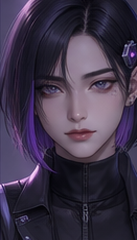
#> input picture apps/mobile/assets/characters/sera.png, 137 x 240 px
$ python -i slice-character-expressions.py   (imports and definitions only)
#> lines starting #> are read from the running program, lines starting #| are printed output that depends on the picture
#> further down, picture is the input picture: PIL image 137x240 RGB; mean R, G, B 62.1, 52.5, 72.5
#!/usr/bin/env python3
"""신규 캐릭터 상반신 표정 세트(1999×668, 캐릭터 블록 5열 × 2행)에서 신규 10인의 Unity 아틀라스와 앱 초상을 만든다.

2026-11-12: 신규 10인은 출시 예정(coming-soon)으로 보류해 생성물을 저장소에서 지웠다. 출시할 때 이 스크립트를 돌리고
packages/shared-types/src/character.ts 의 availability 를 available 로 바꾼다.

블록 하나 = 이름 + 큰 상반신 1장 + 표정 상반신 8칸(윗줄 기본·미소·활짝 웃음·놀람, 아랫줄 화남·슬픔·당황·윙크).
표정 칸(테두리 안쪽 약 48×73)은 가로를 137 로 키워(약 2.9배) 상반신 전체를 넣고 위아래 짧은 띠는 어둡게 블러한 배경으로 채운다. 시트가
저해상도라 흐리다. 원본 해상도 시트가 오면 CELL/BUST 좌표만 다시 재고 돌린다.

표정 8칸 → SpriteExpression 10칸 매핑 (apps/avatar-unity/Assets/Murmur/Scripts/SpriteExpression.cs 순서):
  neutral←기본, softSmile←미소, smile←미소, bigSmile←활짝 웃음, serious←기본, surprised←놀람,
  flustered←당황, worried←슬픔, sad←슬픔, angry←화남. 윙크는 쓰지 않는다(분류기에 칸이 없다).

출력:
  apps/avatar-unity/Assets/Murmur/Resources/Characters/<id>.png  1024×512 아틀라스(137×240 셀 5×2) + 없으면 .meta
  apps/mobile/assets/characters/<id>.png                          137×240 초상(블록의 큰 상반신)
사용: python3 scripts/slice-character-expressions.py ~/Downloads/murmur_character_expressions_1112.png [--debug overlay.png]
"""
import argparse, os, re, uuid
from PIL import Image, ImageDraw, ImageFilter

# 블록 순서 (왼쪽 위 → 오른쪽, 그다음 아랫줄). packages/shared-types/src/character.ts 의 id 와 같다.
CHARACTER_IDS = [
    ["lee-junseo", "kai", "ha-jun", "noah", "jeon-yuhyeon"],
    ["yoon-arin", "ciel", "do-hayeon", "ji-yuna", "moka"],
]
SHEET_SIZE = (1999, 668)
BLOCK_X = [87, 468, 854, 1241, 1622]   # 블록 왼쪽 테두리
BLOCK_Y = [61, 350]                     # 블록 위 테두리
# 블록 왼쪽 위 기준 상대 좌표
BUST = (3, 49, 124, 273)                # 큰 상반신 (x0, y0, x1, y1). 오른쪽 칸 영역이 섞이지 않게 124 까지
CELL_X = [131, 195, 258, 322]           # 표정 칸 테두리 왼쪽
CELL_Y = [34, 149]                      # 표정 칸 테두리 위 (윗줄, 아랫줄)
CELL_W, CELL_H = 60, 83                 # 테두리 포함 칸 크기
INSET_X, INSET_Y = 6, 5                 # 테두리 선이 섞이지 않게 안쪽만 쓴다 (블록마다 격자가 ±4px 어긋나도 선이 안 들어오게 넉넉히)
BAND_DARK = 0.4                         # 위아래 띠 밝기 배율 (Unity 밤 배경에 가깝게)
FEATHER = 8                             # 상반신 위아래를 띠로 녹이는 픽셀 수
# 블록마다 칸 격자가 몇 px 씩 어긋나 있다. 칸 8개의 가장자리에 테두리 선(밝은 열/행)이 가장 덜 들어오는 (dx, dy) 를 ±8 범위에서 찾은 값.
BLOCK_OFFSETS = {
    "lee-junseo": (-4, 0), "kai": (-5, -5), "ha-jun": (-6, -2), "noah": (-1, 2), "jeon-yuhyeon": (-6, 1),
    "yoon-arin": (-2, -1), "ciel": (-7, 5), "do-hayeon": (-1, -6), "ji-yuna": (-5, 5), "moka": (-8, -3),
}
SHEET_CELLS = ["neutral", "softSmile", "bigSmile", "surprised", "angry", "sad", "flustered", "wink"]
ATLAS_ORDER = [  # SpriteExpression 순서대로 시트 칸 이름
    "neutral", "softSmile", "softSmile", "bigSmile", "neutral",
    "surprised", "flustered", "sad", "sad", "angry",
]
OUT_W, OUT_H = 137, 240
ATLAS_W, ATLAS_H, ATLAS_COLS = 1024, 512, 5
HERE = os.path.dirname(os.path.abspath(__file__))
ATLAS_DIR = os.path.join(HERE, "..", "apps/avatar-unity/Assets/Murmur/Resources/Characters")
PORTRAIT_DIR = os.path.join(HERE, "..", "apps/mobile/assets/characters")


def fit_cell(img):
    """표정 칸(약 48×73) → 137×240. 가로를 137 로 맞춰 상반신이 잘리지 않게 하고(높이 약 198), 위아래 남는 띠는 같은 칸을
    꽉 채우게 키워 블러·어둡게 한 배경으로 채운다. 얼굴 띠의 위아래 가장자리는 FEATHER px 에 걸쳐 배경으로 녹인다."""
    w, h = img.size
#> w = 137; h = 240
    body_h = round(h * OUT_W / w)
#> body_h = 240
    body = img.resize((OUT_W, body_h), Image.LANCZOS)
    backdrop = img.resize((OUT_W, OUT_H), Image.LANCZOS).filter(ImageFilter.GaussianBlur(12))
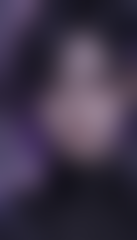
#> backdrop: PIL image 137x240 RGB; mean R, G, B 62.1, 52.6, 72.6
    canvas = backdrop.point(lambda v: int(v * BAND_DARK))
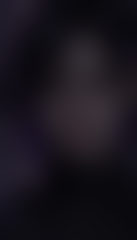
#> canvas: PIL image 137x240 RGB; mean R, G, B 24.4, 20.6, 28.6
    top = (OUT_H - body_h) // 2
#> top = 0
    mask = Image.new("L", (OUT_W, body_h), 255)
#> mask: PIL image 137x240 L; every value is 255
    for y in range(FEATHER):
        a = int(255 * (y + 1) / (FEATHER + 1))
        mask.paste(a, (0, y, OUT_W, y + 1))
        mask.paste(a, (0, body_h - 1 - y, OUT_W, body_h - y))
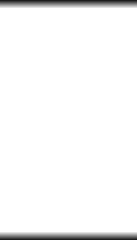
#> mask: PIL image 137x240 L; min 28, max 255, mean 246.5
    canvas.paste(body, (0, top), mask)
    return canvas


# [68 lines left out: functions fit_portrait, block_boxes, write_meta, main, not called in this run]


# [2 lines not run here, left out]

>>> from PIL import Image
>>> picture = Image.open('../apps/mobile/assets/characters/sera.png')
>>> result = fit_cell(picture)
